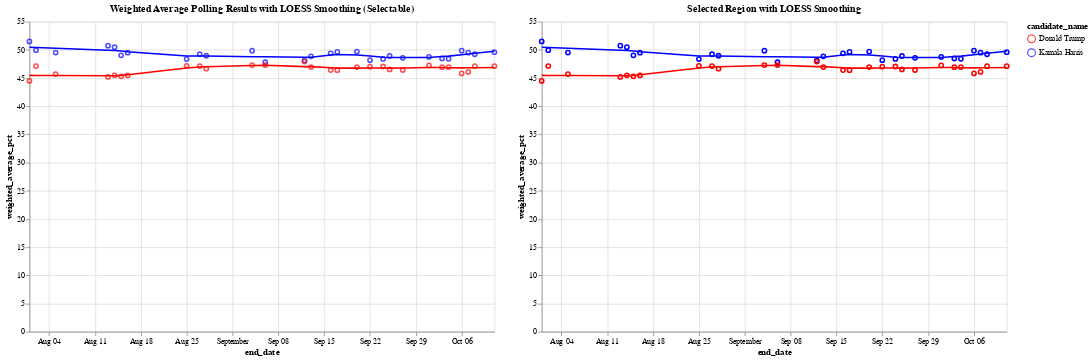

The notebook cell saved with this chart:
### Code cell
# Define the color scale for the two candidates
color_scale = alt.Scale(domain=['Donald Trump', 'Kamala Harris'], range=['red', 'blue'])

# Step 1: Create a selection brush for the horizontal axis (end_date)
brush = alt.selection_interval(encodings=['x'])  # Brush selection on the x-axis

# Step 2: Create the base chart with points and LOESS smoothing (Chart 1)
base = alt.Chart(df_weighted_averages).mark_point().encode(
    x='end_date:T',
    y='weighted_average_pct:Q',
    color=alt.Color('candidate_name:N', scale=color_scale)
)

loess = base.transform_loess(
    'end_date', 'weighted_average_pct', groupby=['candidate_name'], bandwidth=0.3
).mark_line()

chart1 = (base + loess).add_params(
    brush  # Add the brush selection to Chart 1
).properties(
    title='Weighted Average Polling Results with LOESS Smoothing (Selectable)',
    width=600,
    height=400
)

# Step 3: Create the side-by-side chart that will show the selected region with tooltip

# Apply the same selection filter to both points and LOESS in chart2
selected_points = base.encode(
    opacity=alt.condition(brush, alt.value(1), alt.value(0)),  # Highlight only selected points
    tooltip=['end_date:T', 'candidate_name:N', 'weighted_average_pct:Q']  # Add tooltip for points
).transform_filter(
    brush  # Filter by brush selection
)

# Apply LOESS smoothing for the selected range
selected_loess = alt.Chart(df_weighted_averages).transform_loess(
    'end_date', 'weighted_average_pct', groupby=['candidate_name'], bandwidth=0.3
).mark_line().encode(
    x='end_date:T',
    y='weighted_average_pct:Q',
    color=alt.Color('candidate_name:N', scale=color_scale),
    tooltip=['end_date:T', 'candidate_name:N', 'weighted_average_pct:Q']
).transform_filter(
    brush  # Filter the LOESS line by the brush selection
)

# Combine selected points and LOESS for the second chart
chart2 = (selected_points + selected_loess).properties(
    title='Selected Region with LOESS Smoothing',
    width=600,
    height=400
)

# Combine the two charts side by side
final_chart = alt.hconcat(chart1, chart2)

# Display the final chart
final_chart.show()

### Figure 1 — Vega-Lite specification as saved in the notebook (floating-point values rounded to 4 significant figures)
{"config": {"view": {"continuousWidth": 300, "continuousHeight": 300}}, "hconcat": [{"layer": [{"mark": {"type": "point"}, "encoding": {"color": {"field": "candidate_name", "scale": {"domain": ["Donald Trump", "Kamala Harris"], "range": ["red", "blue"]}, "type": "nominal"}, "x": {"field": "end_date", "type": "temporal"}, "y": {"field": "weighted_average_pct", "type": "quantitative"}}, "name": "view_2"}, {"mark": {"type": "line"}, "encoding": {"color": {"field": "candidate_name", "scale": {"domain": ["Donald Trump", "Kamala Harris"], "range": ["red", "blue"]}, "type": "nominal"}, "x": {"field": "end_date", "type": "temporal"}, "y": {"field": "weighted_average_pct", "type": "quantitative"}}, "transform": [{"loess": "weighted_average_pct", "on": "end_date", "bandwidth": 0.3, "groupby": ["candidate_name"]}]}], "height": 400, "title": "Weighted Average Polling Results with LOESS Smoothing (Selectable)", "width": 600}, {"layer": [{"mark": {"type": "point"}, "encoding": {"color": {"field": "candidate_name", "scale": {"domain": ["Donald Trump", "Kamala Harris"], "range": ["red", "blue"]}, "type": "nominal"}, "opacity": {"condition": {"param": "param_2", "value": 1}, "value": 0}, "tooltip": [{"field": "end_date", "type": "temporal"}, {"field": "candidate_name", "type": "nominal"}, {"field": "weighted_average_pct", "type": "quantitative"}], "x": {"field": "end_date", "type": "temporal"}, "y": {"field": "weighted_average_pct", "type": "quantitative"}}, "transform": [{"filter": {"param": "param_2"}}]}, {"mark": {"type": "line"}, "encoding": {"color": {"field": "candidate_name", "scale": {"domain": ["Donald Trump", "Kamala Harris"], "range": ["red", "blue"]}, "type": "nominal"}, "tooltip": [{"field": "end_date", "type": "temporal"}, {"field": "candidate_name", "type": "nominal"}, {"field": "weighted_average_pct", "type": "quantitative"}], "x": {"field": "end_date", "type": "temporal"}, "y": {"field": "weighted_average_pct", "type": "quantitative"}}, "transform": [{"loess": "weighted_average_pct", "on": "end_date", "bandwidth": 0.3, "groupby": ["candidate_name"]}, {"filter": {"param": "param_2"}}]}], "height": 400, "title": "Selected Region with LOESS Smoothing", "width": 600}], "data": {"name": "data-1fb3045441c981d8bbd5222e5ec95545"}, "params": [{"name": "param_2", "select": {"type": "interval", "encodings": ["x"]}, "views": ["view_2"]}], "$schema": "https://vega.github.io/schema/vega-lite/v5.20.1.json", "datasets": {"data-1fb3045441c981d8bbd5222e5ec95545": [{"end_date": "2024-10-11T00:00:00", "candidate_id": 16661, "candidate_name": "Kamala Harris", "weighted_average_pct": 49.59}, {"end_date": "2024-10-11T00:00:00", "candidate_id": 16651, "candidate_name": "Donald Trump", "weighted_average_pct": 47.11}, {"end_date": "2024-10-08T00:00:00", "candidate_id": 16661, "candidate_name": "Kamala Harris", "weighted_average_pct": 49.22}, {"end_date": "2024-10-08T00:00:00", "candidate_id": 16651, "candidate_name": "Donald Trump", "weighted_average_pct": 47.1}, {"end_date": "2024-10-07T00:00:00", "candidate_id": 16661, "candidate_name": "Kamala Harris", "weighted_average_pct": 49.51}, {"end_date": "2024-10-07T00:00:00", "candidate_id": 16651, "candidate_name": "Donald Trump", "weighted_average_pct": 46.1}, {"end_date": "2024-10-06T00:00:00", "candidate_id": 16661, "candidate_name": "Kamala Harris", "weighted_average_pct": 49.85}, {"end_date": "2024-10-06T00:00:00", "candidate_id": 16651, "candidate_name": "Donald Trump", "weighted_average_pct": 45.83}, {"end_date": "2024-10-04T00:00:00", "candidate_id": 16661, "candidate_name": "Kamala Harris", "weighted_average_pct": 48.42}, {"end_date": "2024-10-04T00:00:00", "candidate_id": 16651, "candidate_name": "Donald Trump", "weighted_average_pct": 46.95}, {"end_date": "2024-10-03T00:00:00", "candidate_id": 16661, "candidate_name": "Kamala Harris", "weighted_average_pct": 48.47}, {"end_date": "2024-10-03T00:00:00", "candidate_id": 16651, "candidate_name": "Donald Trump", "weighted_average_pct": 46.93}, {"end_date": "2024-10-01T00:00:00", "candidate_id": 16661, "candidate_name": "Kamala Harris", "weighted_average_pct": 48.75}, {"end_date": "2024-10-01T00:00:00", "candidate_id": 16651, "candidate_name": "Donald Trump", "weighted_average_pct": 47.24}, {"end_date": "2024-09-27T00:00:00", "candidate_id": 16661, "candidate_name": "Kamala Harris", "weighted_average_pct": 48.59}, {"end_date": "2024-09-27T00:00:00", "candidate_id": 16651, "candidate_name": "Donald Trump", "weighted_average_pct": 46.43}, {"end_date": "2024-09-25T00:00:00", "candidate_id": 16661, "candidate_name": "Kamala Harris", "weighted_average_pct": 48.91}, {"end_date": "2024-09-25T00:00:00", "candidate_id": 16651, "candidate_name": "Donald Trump", "weighted_average_pct": 46.53}, {"end_date": "2024-09-24T00:00:00", "candidate_id": 16661, "candidate_name": "Kamala Harris", "weighted_average_pct": 48.4}, {"end_date": "2024-09-24T00:00:00", "candidate_id": 16651, "candidate_name": "Donald Trump", "weighted_average_pct": 47.05}, {"end_date": "2024-09-22T00:00:00", "candidate_id": 16661, "candidate_name": "Kamala Harris", "weighted_average_pct": 48.18}, {"end_date": "2024-09-22T00:00:00", "candidate_id": 16651, "candidate_name": "Donald Trump", "weighted_average_pct": 47.02}, {"end_date": "2024-09-20T00:00:00", "candidate_id": 16661, "candidate_name": "Kamala Harris", "weighted_average_pct": 49.7}, {"end_date": "2024-09-20T00:00:00", "candidate_id": 16651, "candidate_name": "Donald Trump", "weighted_average_pct": 46.96}, {"end_date": "2024-09-17T00:00:00", "candidate_id": 16661, "candidate_name": "Kamala Harris", "weighted_average_pct": 49.64}, {"end_date": "2024-09-17T00:00:00", "candidate_id": 16651, "candidate_name": "Donald Trump", "weighted_average_pct": 46.4}, {"end_date": "2024-09-16T00:00:00", "candidate_id": 16661, "candidate_name": "Kamala Harris", "weighted_average_pct": 49.39}, {"end_date": "2024-09-16T00:00:00", "candidate_id": 16651, "candidate_name": "Donald Trump", "weighted_average_pct": 46.42}, {"end_date": "2024-09-13T00:00:00", "candidate_id": 16661, "candidate_name": "Kamala Harris", "weighted_average_pct": 48.85}, {"end_date": "2024-09-13T00:00:00", "candidate_id": 16651, "candidate_name": "Donald Trump", "weighted_average_pct": 46.94}, {"end_date": "2024-09-12T00:00:00", "candidate_id": 16661, "candidate_name": "Kamala Harris", "weighted_average_pct": 48.13}, {"end_date": "2024-09-12T00:00:00", "candidate_id": 16651, "candidate_name": "Donald Trump", "weighted_average_pct": 47.93}, {"end_date": "2024-09-06T00:00:00", "candidate_id": 16661, "candidate_name": "Kamala Harris", "weighted_average_pct": 47.81}, {"end_date": "2024-09-06T00:00:00", "candidate_id": 16651, "candidate_name": "Donald Trump", "weighted_average_pct": 47.31}, {"end_date": "2024-09-04T00:00:00", "candidate_id": 16661, "candidate_name": "Kamala Harris", "weighted_average_pct": 49.86}, {"end_date": "2024-09-04T00:00:00", "candidate_id": 16651, "candidate_name": "Donald Trump", "weighted_average_pct": 47.3}, {"end_date": "2024-08-28T00:00:00", "candidate_id": 16661, "candidate_name": "Kamala Harris", "weighted_average_pct": 48.96}, {"end_date": "2024-08-28T00:00:00", "candidate_id": 16651, "candidate_name": "Donald Trump", "weighted_average_pct": 46.66}, {"end_date": "2024-08-27T00:00:00", "candidate_id": 16661, "candidate_name": "Kamala Harris", "weighted_average_pct": 49.22}, {"end_date": "2024-08-27T00:00:00", "candidate_id": 16651, "candidate_name": "Donald Trump", "weighted_average_pct": 47.13}, {"end_date": "2024-08-25T00:00:00", "candidate_id": 16661, "candidate_name": "Kamala Harris", "weighted_average_pct": 48.37}, {"end_date": "2024-08-25T00:00:00", "candidate_id": 16651, "candidate_name": "Donald Trump", "weighted_average_pct": 47.17}, {"end_date": "2024-08-16T00:00:00", "candidate_id": 16661, "candidate_name": "Kamala Harris", "weighted_average_pct": 49.5}, {"end_date": "2024-08-16T00:00:00", "candidate_id": 16651, "candidate_name": "Donald Trump", "weighted_average_pct": 45.47}, {"end_date": "2024-08-15T00:00:00", "candidate_id": 16661, "candidate_name": "Kamala Harris", "weighted_average_pct": 49.04}, {"end_date": "2024-08-15T00:00:00", "candidate_id": 16651, "candidate_name": "Donald Trump", "weighted_average_pct": 45.31}, {"end_date": "2024-08-14T00:00:00", "candidate_id": 16661, "candidate_name": "Kamala Harris", "weighted_average_pct": 50.48}, {"end_date": "2024-08-14T00:00:00", "candidate_id": 16651, "candidate_name": "Donald Trump", "weighted_average_pct": 45.48}, {"end_date": "2024-08-13T00:00:00", "candidate_id": 16661, "candidate_name": "Kamala Harris", "weighted_average_pct": 50.75}, {"end_date": "2024-08-13T00:00:00", "candidate_id": 16651, "candidate_name": "Donald Trump", "weighted_average_pct": 45.2}, {"end_date": "2024-08-05T00:00:00", "candidate_id": 16661, "candidate_name": "Kamala Harris", "weighted_average_pct": 49.52}, {"end_date": "2024-08-05T00:00:00", "candidate_id": 16651, "candidate_name": "Donald Trump", "weighted_average_pct": 45.7}, {"end_date": "2024-08-02T00:00:00", "candidate_id": 16661, "candidate_name": "Kamala Harris", "weighted_average_pct": 49.95}, {"end_date": "2024-08-02T00:00:00", "candidate_id": 16651, "candidate_name": "Donald Trump", "weighted_average_pct": 47.13}, {"end_date": "2024-08-01T00:00:00", "candidate_id": 16661, "candidate_name": "Kamala Harris", "weighted_average_pct": 51.5}, {"end_date": "2024-08-01T00:00:00", "candidate_id": 16651, "candidate_name": "Donald Trump", "weighted_average_pct": 44.5}]}}
